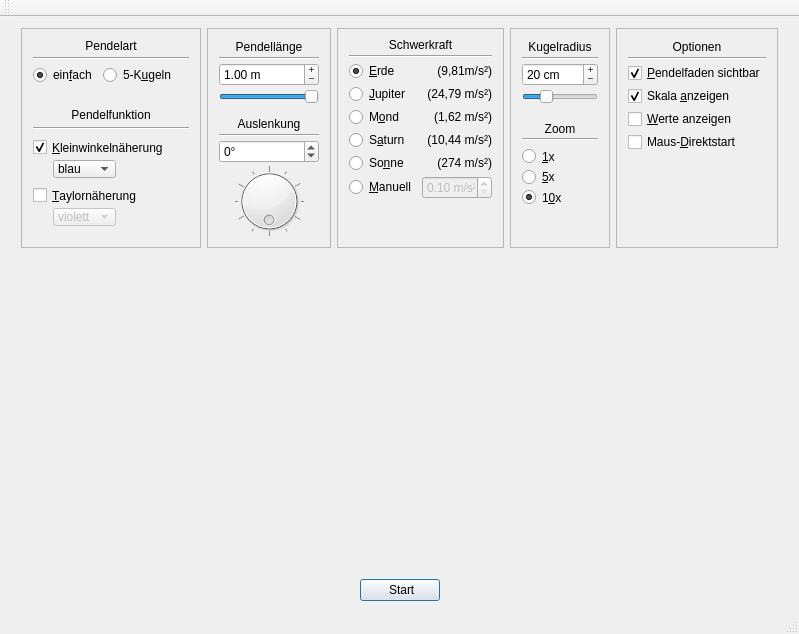
<?xml version="1.0" encoding="UTF-8"?>
<ui version="4.0">
 <class>MainWindow</class>
 <widget class="QMainWindow" name="MainWindow">
  <property name="geometry">
   <rect>
    <x>0</x>
    <y>0</y>
    <width>799</width>
    <height>634</height>
   </rect>
  </property>
  <property name="windowTitle">
   <string>Mathematisches Pendel</string>
  </property>
  <property name="autoFillBackground">
   <bool>true</bool>
  </property>
  <widget class="QWidget" name="centralWidget">
   <layout class="QVBoxLayout" name="verticalLayout_4">
    <item>
     <layout class="QHBoxLayout" name="layoutControls">
      <item>
       <spacer name="horizontalSpacer_3">
        <property name="orientation">
         <enum>Qt::Horizontal</enum>
        </property>
        <property name="sizeType">
         <enum>QSizePolicy::Expanding</enum>
        </property>
        <property name="sizeHint" stdset="0">
         <size>
          <width>40</width>
          <height>20</height>
         </size>
        </property>
       </spacer>
      </item>
      <item>
       <widget class="QFrame" name="framePendulumType">
        <property name="sizePolicy">
         <sizepolicy hsizetype="Preferred" vsizetype="Preferred">
          <horstretch>0</horstretch>
          <verstretch>0</verstretch>
         </sizepolicy>
        </property>
        <property name="minimumSize">
         <size>
          <width>180</width>
          <height>200</height>
         </size>
        </property>
        <property name="maximumSize">
         <size>
          <width>180</width>
          <height>220</height>
         </size>
        </property>
        <property name="frameShape">
         <enum>QFrame::StyledPanel</enum>
        </property>
        <property name="frameShadow">
         <enum>QFrame::Raised</enum>
        </property>
        <layout class="QVBoxLayout" name="verticalLayout_7">
         <item>
          <widget class="QLabel" name="labelPendulumType">
           <property name="minimumSize">
            <size>
             <width>0</width>
             <height>11</height>
            </size>
           </property>
           <property name="maximumSize">
            <size>
             <width>16777215</width>
             <height>13</height>
            </size>
           </property>
           <property name="text">
            <string>Pendelart</string>
           </property>
           <property name="alignment">
            <set>Qt::AlignCenter</set>
           </property>
          </widget>
         </item>
         <item>
          <widget class="Line" name="linePendulum">
           <property name="orientation">
            <enum>Qt::Horizontal</enum>
           </property>
          </widget>
         </item>
         <item>
          <widget class="QWidget" name="widgetPendulumType" native="true">
           <property name="sizePolicy">
            <sizepolicy hsizetype="Fixed" vsizetype="Fixed">
             <horstretch>0</horstretch>
             <verstretch>0</verstretch>
            </sizepolicy>
           </property>
           <layout class="QHBoxLayout" name="horizontalLayout_2">
            <property name="leftMargin">
             <number>0</number>
            </property>
            <property name="topMargin">
             <number>0</number>
            </property>
            <property name="rightMargin">
             <number>0</number>
            </property>
            <property name="bottomMargin">
             <number>0</number>
            </property>
            <item>
             <widget class="QRadioButton" name="radioSingleShpere">
              <property name="minimumSize">
               <size>
                <width>0</width>
                <height>15</height>
               </size>
              </property>
              <property name="text">
               <string>ein&amp;fach</string>
              </property>
              <property name="checked">
               <bool>true</bool>
              </property>
             </widget>
            </item>
            <item>
             <widget class="QRadioButton" name="radio5Shperes">
              <property name="minimumSize">
               <size>
                <width>0</width>
                <height>15</height>
               </size>
              </property>
              <property name="text">
               <string>5-K&amp;ugeln</string>
              </property>
             </widget>
            </item>
           </layout>
          </widget>
         </item>
         <item>
          <spacer name="verticalSpacer_3">
           <property name="orientation">
            <enum>Qt::Vertical</enum>
           </property>
           <property name="sizeType">
            <enum>QSizePolicy::Fixed</enum>
           </property>
           <property name="sizeHint" stdset="0">
            <size>
             <width>20</width>
             <height>18</height>
            </size>
           </property>
          </spacer>
         </item>
         <item>
          <widget class="QLabel" name="labelPendulumFunctions">
           <property name="maximumSize">
            <size>
             <width>16777215</width>
             <height>13</height>
            </size>
           </property>
           <property name="text">
            <string>Pendelfunktion</string>
           </property>
           <property name="alignment">
            <set>Qt::AlignCenter</set>
           </property>
          </widget>
         </item>
         <item>
          <widget class="Line" name="linePendulumfunction">
           <property name="orientation">
            <enum>Qt::Horizontal</enum>
           </property>
          </widget>
         </item>
         <item>
          <widget class="QCheckBox" name="checkBoxSmallAngleApprox">
           <property name="sizePolicy">
            <sizepolicy hsizetype="Minimum" vsizetype="Preferred">
             <horstretch>0</horstretch>
             <verstretch>0</verstretch>
            </sizepolicy>
           </property>
           <property name="minimumSize">
            <size>
             <width>0</width>
             <height>23</height>
            </size>
           </property>
           <property name="cursor">
            <cursorShape>ArrowCursor</cursorShape>
           </property>
           <property name="text">
            <string>&amp;Kleinwinkelnäherung</string>
           </property>
           <property name="checked">
            <bool>true</bool>
           </property>
          </widget>
         </item>
         <item>
          <widget class="QWidget" name="widgetSmallAngleApprox" native="true">
           <layout class="QHBoxLayout" name="horizontalLayout">
            <property name="leftMargin">
             <number>0</number>
            </property>
            <property name="topMargin">
             <number>0</number>
            </property>
            <property name="rightMargin">
             <number>0</number>
            </property>
            <property name="bottomMargin">
             <number>0</number>
            </property>
            <item>
             <spacer name="horizontalSpacer_7">
              <property name="orientation">
               <enum>Qt::Horizontal</enum>
              </property>
              <property name="sizeType">
               <enum>QSizePolicy::Fixed</enum>
              </property>
              <property name="sizeHint" stdset="0">
               <size>
                <width>20</width>
                <height>20</height>
               </size>
              </property>
             </spacer>
            </item>
            <item>
             <widget class="QComboBox" name="comboBoxPendulumColor">
              <property name="currentText">
               <string>blau</string>
              </property>
              <property name="currentIndex">
               <number>0</number>
              </property>
              <property name="maxVisibleItems">
               <number>4</number>
              </property>
              <property name="insertPolicy">
               <enum>QComboBox::NoInsert</enum>
              </property>
              <property name="frame">
               <bool>true</bool>
              </property>
              <item>
               <property name="text">
                <string>blau</string>
               </property>
              </item>
              <item>
               <property name="text">
                <string>violett</string>
               </property>
              </item>
              <item>
               <property name="text">
                <string>grün</string>
               </property>
              </item>
              <item>
               <property name="text">
                <string>rot</string>
               </property>
              </item>
             </widget>
            </item>
            <item>
             <spacer name="horizontalSpacer_5">
              <property name="orientation">
               <enum>Qt::Horizontal</enum>
              </property>
              <property name="sizeHint" stdset="0">
               <size>
                <width>59</width>
                <height>14</height>
               </size>
              </property>
             </spacer>
            </item>
           </layout>
          </widget>
         </item>
         <item>
          <widget class="QCheckBox" name="checkBoxTaylorApprox">
           <property name="sizePolicy">
            <sizepolicy hsizetype="Minimum" vsizetype="Preferred">
             <horstretch>0</horstretch>
             <verstretch>0</verstretch>
            </sizepolicy>
           </property>
           <property name="minimumSize">
            <size>
             <width>0</width>
             <height>23</height>
            </size>
           </property>
           <property name="maximumSize">
            <size>
             <width>147</width>
             <height>16777215</height>
            </size>
           </property>
           <property name="text">
            <string>&amp;Taylornäherung</string>
           </property>
          </widget>
         </item>
         <item>
          <widget class="QWidget" name="widgetTaylor" native="true">
           <layout class="QHBoxLayout" name="horizontalLayout_4">
            <property name="leftMargin">
             <number>0</number>
            </property>
            <property name="topMargin">
             <number>0</number>
            </property>
            <property name="rightMargin">
             <number>0</number>
            </property>
            <property name="bottomMargin">
             <number>0</number>
            </property>
            <item>
             <spacer name="horizontalSpacer_8">
              <property name="orientation">
               <enum>Qt::Horizontal</enum>
              </property>
              <property name="sizeType">
               <enum>QSizePolicy::Fixed</enum>
              </property>
              <property name="sizeHint" stdset="0">
               <size>
                <width>20</width>
                <height>20</height>
               </size>
              </property>
             </spacer>
            </item>
            <item>
             <widget class="QComboBox" name="comboBoxPendulumColor_Taylor">
              <property name="enabled">
               <bool>false</bool>
              </property>
              <property name="currentText">
               <string>violett</string>
              </property>
              <property name="currentIndex">
               <number>1</number>
              </property>
              <property name="maxVisibleItems">
               <number>4</number>
              </property>
              <property name="insertPolicy">
               <enum>QComboBox::NoInsert</enum>
              </property>
              <property name="frame">
               <bool>true</bool>
              </property>
              <item>
               <property name="text">
                <string>blau</string>
               </property>
              </item>
              <item>
               <property name="text">
                <string>violett</string>
               </property>
              </item>
              <item>
               <property name="text">
                <string>grün</string>
               </property>
              </item>
              <item>
               <property name="text">
                <string>rot</string>
               </property>
              </item>
             </widget>
            </item>
            <item>
             <spacer name="horizontalSpacer_6">
              <property name="orientation">
               <enum>Qt::Horizontal</enum>
              </property>
              <property name="sizeHint" stdset="0">
               <size>
                <width>59</width>
                <height>14</height>
               </size>
              </property>
             </spacer>
            </item>
           </layout>
          </widget>
         </item>
         <item>
          <spacer name="spacerPendulumfunction">
           <property name="orientation">
            <enum>Qt::Vertical</enum>
           </property>
           <property name="sizeType">
            <enum>QSizePolicy::Fixed</enum>
           </property>
           <property name="sizeHint" stdset="0">
            <size>
             <width>20</width>
             <height>10</height>
            </size>
           </property>
          </spacer>
         </item>
        </layout>
       </widget>
      </item>
      <item>
       <widget class="QFrame" name="framePendulumLength">
        <property name="sizePolicy">
         <sizepolicy hsizetype="Fixed" vsizetype="Fixed">
          <horstretch>0</horstretch>
          <verstretch>0</verstretch>
         </sizepolicy>
        </property>
        <property name="maximumSize">
         <size>
          <width>281</width>
          <height>220</height>
         </size>
        </property>
        <property name="frameShape">
         <enum>QFrame::StyledPanel</enum>
        </property>
        <property name="frameShadow">
         <enum>QFrame::Plain</enum>
        </property>
        <layout class="QVBoxLayout" name="verticalLayout">
         <property name="spacing">
          <number>3</number>
         </property>
         <item>
          <widget class="QLabel" name="labelPendulumLength">
           <property name="text">
            <string>Pendellänge</string>
           </property>
           <property name="alignment">
            <set>Qt::AlignCenter</set>
           </property>
          </widget>
         </item>
         <item>
          <widget class="Line" name="linePendulumLength">
           <property name="orientation">
            <enum>Qt::Horizontal</enum>
           </property>
          </widget>
         </item>
         <item>
          <widget class="QDoubleSpinBox" name="dSpinBoxPendulumLength">
           <property name="sizePolicy">
            <sizepolicy hsizetype="Preferred" vsizetype="Preferred">
             <horstretch>0</horstretch>
             <verstretch>0</verstretch>
            </sizepolicy>
           </property>
           <property name="buttonSymbols">
            <enum>QAbstractSpinBox::PlusMinus</enum>
           </property>
           <property name="prefix">
            <string/>
           </property>
           <property name="suffix">
            <string> m</string>
           </property>
           <property name="decimals">
            <number>2</number>
           </property>
           <property name="minimum">
            <double>0.100000000000000</double>
           </property>
           <property name="maximum">
            <double>2.000000000000000</double>
           </property>
           <property name="singleStep">
            <double>0.100000000000000</double>
           </property>
           <property name="value">
            <double>1.000000000000000</double>
           </property>
          </widget>
         </item>
         <item>
          <widget class="QSlider" name="sliderPendulumLength">
           <property name="sizePolicy">
            <sizepolicy hsizetype="Preferred" vsizetype="Preferred">
             <horstretch>0</horstretch>
             <verstretch>0</verstretch>
            </sizepolicy>
           </property>
           <property name="maximum">
            <number>100</number>
           </property>
           <property name="pageStep">
            <number>10</number>
           </property>
           <property name="value">
            <number>100</number>
           </property>
           <property name="orientation">
            <enum>Qt::Horizontal</enum>
           </property>
           <property name="invertedAppearance">
            <bool>false</bool>
           </property>
           <property name="tickPosition">
            <enum>QSlider::NoTicks</enum>
           </property>
          </widget>
         </item>
         <item>
          <spacer name="verticalSpacer_2">
           <property name="orientation">
            <enum>Qt::Vertical</enum>
           </property>
           <property name="sizeHint" stdset="0">
            <size>
             <width>20</width>
             <height>40</height>
            </size>
           </property>
          </spacer>
         </item>
         <item>
          <widget class="QLabel" name="labelAmplitude">
           <property name="text">
            <string>Auslenkung</string>
           </property>
           <property name="alignment">
            <set>Qt::AlignCenter</set>
           </property>
          </widget>
         </item>
         <item>
          <widget class="Line" name="lineAmplitude">
           <property name="orientation">
            <enum>Qt::Horizontal</enum>
           </property>
          </widget>
         </item>
         <item>
          <widget class="QSpinBox" name="spinBoxAmplitude">
           <property name="sizePolicy">
            <sizepolicy hsizetype="Preferred" vsizetype="Preferred">
             <horstretch>0</horstretch>
             <verstretch>0</verstretch>
            </sizepolicy>
           </property>
           <property name="suffix">
            <string>°</string>
           </property>
           <property name="prefix">
            <string/>
           </property>
           <property name="minimum">
            <number>-90</number>
           </property>
           <property name="maximum">
            <number>90</number>
           </property>
           <property name="singleStep">
            <number>5</number>
           </property>
          </widget>
         </item>
         <item>
          <widget class="QDial" name="dialAmplitude">
           <property name="minimum">
            <number>-90</number>
           </property>
           <property name="maximum">
            <number>90</number>
           </property>
           <property name="value">
            <number>0</number>
           </property>
           <property name="sliderPosition">
            <number>0</number>
           </property>
           <property name="orientation">
            <enum>Qt::Horizontal</enum>
           </property>
           <property name="invertedAppearance">
            <bool>true</bool>
           </property>
           <property name="invertedControls">
            <bool>false</bool>
           </property>
           <property name="wrapping">
            <bool>true</bool>
           </property>
           <property name="notchTarget">
            <double>15.000000000000000</double>
           </property>
           <property name="notchesVisible">
            <bool>true</bool>
           </property>
          </widget>
         </item>
         <item>
          <spacer name="spacerAmplitude">
           <property name="orientation">
            <enum>Qt::Vertical</enum>
           </property>
           <property name="sizeType">
            <enum>QSizePolicy::Expanding</enum>
           </property>
           <property name="sizeHint" stdset="0">
            <size>
             <width>90</width>
             <height>25</height>
            </size>
           </property>
          </spacer>
         </item>
        </layout>
       </widget>
      </item>
      <item>
       <widget class="QFrame" name="frameGravity">
        <property name="enabled">
         <bool>true</bool>
        </property>
        <property name="sizePolicy">
         <sizepolicy hsizetype="Fixed" vsizetype="Fixed">
          <horstretch>0</horstretch>
          <verstretch>0</verstretch>
         </sizepolicy>
        </property>
        <property name="maximumSize">
         <size>
          <width>183</width>
          <height>220</height>
         </size>
        </property>
        <property name="frameShape">
         <enum>QFrame::StyledPanel</enum>
        </property>
        <property name="lineWidth">
         <number>1</number>
        </property>
        <property name="midLineWidth">
         <number>0</number>
        </property>
        <layout class="QGridLayout" name="gridLayout">
         <property name="topMargin">
          <number>9</number>
         </property>
         <property name="verticalSpacing">
          <number>3</number>
         </property>
         <item row="5" column="0">
          <widget class="QRadioButton" name="radioSaturn">
           <property name="sizePolicy">
            <sizepolicy hsizetype="Preferred" vsizetype="Preferred">
             <horstretch>0</horstretch>
             <verstretch>0</verstretch>
            </sizepolicy>
           </property>
           <property name="text">
            <string>S&amp;aturn</string>
           </property>
          </widget>
         </item>
         <item row="2" column="0">
          <widget class="QRadioButton" name="radioEarth">
           <property name="sizePolicy">
            <sizepolicy hsizetype="Preferred" vsizetype="Preferred">
             <horstretch>0</horstretch>
             <verstretch>0</verstretch>
            </sizepolicy>
           </property>
           <property name="text">
            <string>&amp;Erde</string>
           </property>
           <property name="checked">
            <bool>true</bool>
           </property>
          </widget>
         </item>
         <item row="6" column="0">
          <widget class="QRadioButton" name="radioSun">
           <property name="sizePolicy">
            <sizepolicy hsizetype="Preferred" vsizetype="Preferred">
             <horstretch>0</horstretch>
             <verstretch>0</verstretch>
            </sizepolicy>
           </property>
           <property name="text">
            <string>So&amp;nne</string>
           </property>
          </widget>
         </item>
         <item row="3" column="1">
          <widget class="QLabel" name="labelJupiterGravity">
           <property name="text">
            <string>(24,79 m/s²)</string>
           </property>
           <property name="alignment">
            <set>Qt::AlignRight|Qt::AlignTrailing|Qt::AlignVCenter</set>
           </property>
          </widget>
         </item>
         <item row="4" column="0">
          <widget class="QRadioButton" name="radioMoon">
           <property name="sizePolicy">
            <sizepolicy hsizetype="Preferred" vsizetype="Preferred">
             <horstretch>0</horstretch>
             <verstretch>0</verstretch>
            </sizepolicy>
           </property>
           <property name="text">
            <string>M&amp;ond</string>
           </property>
          </widget>
         </item>
         <item row="0" column="0" colspan="2">
          <widget class="QLabel" name="labelGravity">
           <property name="text">
            <string>Schwerkraft</string>
           </property>
           <property name="alignment">
            <set>Qt::AlignCenter</set>
           </property>
          </widget>
         </item>
         <item row="2" column="1">
          <widget class="QLabel" name="labelEarthGravity">
           <property name="text">
            <string>(9,81m/s²)</string>
           </property>
           <property name="alignment">
            <set>Qt::AlignRight|Qt::AlignTrailing|Qt::AlignVCenter</set>
           </property>
          </widget>
         </item>
         <item row="5" column="1">
          <widget class="QLabel" name="labelSaturnGravity">
           <property name="text">
            <string>(10,44 m/s²)</string>
           </property>
           <property name="alignment">
            <set>Qt::AlignRight|Qt::AlignTrailing|Qt::AlignVCenter</set>
           </property>
          </widget>
         </item>
         <item row="6" column="1">
          <widget class="QLabel" name="labelSunGravity">
           <property name="text">
            <string>(274 m/s²)</string>
           </property>
           <property name="alignment">
            <set>Qt::AlignRight|Qt::AlignTrailing|Qt::AlignVCenter</set>
           </property>
          </widget>
         </item>
         <item row="3" column="0">
          <widget class="QRadioButton" name="radioJupiter">
           <property name="sizePolicy">
            <sizepolicy hsizetype="Preferred" vsizetype="Preferred">
             <horstretch>0</horstretch>
             <verstretch>0</verstretch>
            </sizepolicy>
           </property>
           <property name="minimumSize">
            <size>
             <width>60</width>
             <height>0</height>
            </size>
           </property>
           <property name="text">
            <string>&amp;Jupiter</string>
           </property>
          </widget>
         </item>
         <item row="4" column="1">
          <widget class="QLabel" name="labelMoonGravity">
           <property name="text">
            <string>(1,62 m/s²)</string>
           </property>
           <property name="alignment">
            <set>Qt::AlignRight|Qt::AlignTrailing|Qt::AlignVCenter</set>
           </property>
          </widget>
         </item>
         <item row="7" column="0">
          <widget class="QRadioButton" name="radioManually">
           <property name="minimumSize">
            <size>
             <width>65</width>
             <height>0</height>
            </size>
           </property>
           <property name="text">
            <string>&amp;Manuell</string>
           </property>
          </widget>
         </item>
         <item row="7" column="1">
          <widget class="QDoubleSpinBox" name="dSpinBoxGravity">
           <property name="enabled">
            <bool>false</bool>
           </property>
           <property name="sizePolicy">
            <sizepolicy hsizetype="Minimum" vsizetype="Preferred">
             <horstretch>0</horstretch>
             <verstretch>0</verstretch>
            </sizepolicy>
           </property>
           <property name="maximumSize">
            <size>
             <width>70</width>
             <height>16777215</height>
            </size>
           </property>
           <property name="alignment">
            <set>Qt::AlignRight|Qt::AlignTrailing|Qt::AlignVCenter</set>
           </property>
           <property name="prefix">
            <string/>
           </property>
           <property name="suffix">
            <string> m/s²</string>
           </property>
           <property name="minimum">
            <double>0.100000000000000</double>
           </property>
           <property name="maximum">
            <double>1000.000000000000000</double>
           </property>
          </widget>
         </item>
         <item row="1" column="0" colspan="2">
          <widget class="Line" name="lineGravity">
           <property name="orientation">
            <enum>Qt::Horizontal</enum>
           </property>
          </widget>
         </item>
         <item row="8" column="1">
          <spacer name="verticalSpacer">
           <property name="orientation">
            <enum>Qt::Vertical</enum>
           </property>
           <property name="sizeHint" stdset="0">
            <size>
             <width>20</width>
             <height>40</height>
            </size>
           </property>
          </spacer>
         </item>
        </layout>
       </widget>
      </item>
      <item>
       <widget class="QFrame" name="frameSphereRadius">
        <property name="sizePolicy">
         <sizepolicy hsizetype="Preferred" vsizetype="Preferred">
          <horstretch>0</horstretch>
          <verstretch>0</verstretch>
         </sizepolicy>
        </property>
        <property name="minimumSize">
         <size>
          <width>100</width>
          <height>0</height>
         </size>
        </property>
        <property name="maximumSize">
         <size>
          <width>100</width>
          <height>220</height>
         </size>
        </property>
        <property name="frameShape">
         <enum>QFrame::StyledPanel</enum>
        </property>
        <property name="frameShadow">
         <enum>QFrame::Raised</enum>
        </property>
        <layout class="QVBoxLayout" name="verticalLayout_3">
         <property name="spacing">
          <number>3</number>
         </property>
         <item>
          <widget class="QLabel" name="labelSphereRadius">
           <property name="text">
            <string>Kugelradius</string>
           </property>
           <property name="alignment">
            <set>Qt::AlignCenter</set>
           </property>
          </widget>
         </item>
         <item>
          <widget class="Line" name="lineSphereRadius">
           <property name="orientation">
            <enum>Qt::Horizontal</enum>
           </property>
          </widget>
         </item>
         <item>
          <widget class="QSpinBox" name="spinBoxSphereRadius">
           <property name="buttonSymbols">
            <enum>QAbstractSpinBox::PlusMinus</enum>
           </property>
           <property name="accelerated">
            <bool>true</bool>
           </property>
           <property name="suffix">
            <string> cm</string>
           </property>
           <property name="prefix">
            <string/>
           </property>
           <property name="minimum">
            <number>5</number>
           </property>
           <property name="maximum">
            <number>60</number>
           </property>
           <property name="singleStep">
            <number>1</number>
           </property>
           <property name="value">
            <number>20</number>
           </property>
          </widget>
         </item>
         <item>
          <widget class="QSlider" name="sliderSphereRadius">
           <property name="minimum">
            <number>5</number>
           </property>
           <property name="maximum">
            <number>60</number>
           </property>
           <property name="pageStep">
            <number>5</number>
           </property>
           <property name="value">
            <number>20</number>
           </property>
           <property name="orientation">
            <enum>Qt::Horizontal</enum>
           </property>
          </widget>
         </item>
         <item>
          <spacer name="spacerSphereRadius2">
           <property name="orientation">
            <enum>Qt::Vertical</enum>
           </property>
           <property name="sizeType">
            <enum>QSizePolicy::Fixed</enum>
           </property>
           <property name="sizeHint" stdset="0">
            <size>
             <width>20</width>
             <height>15</height>
            </size>
           </property>
          </spacer>
         </item>
         <item>
          <widget class="QLabel" name="labelZoom">
           <property name="maximumSize">
            <size>
             <width>16777215</width>
             <height>13</height>
            </size>
           </property>
           <property name="text">
            <string>Zoom</string>
           </property>
           <property name="alignment">
            <set>Qt::AlignCenter</set>
           </property>
          </widget>
         </item>
         <item>
          <widget class="Line" name="lineZoom">
           <property name="orientation">
            <enum>Qt::Horizontal</enum>
           </property>
          </widget>
         </item>
         <item>
          <spacer name="verticalSpacer_6">
           <property name="orientation">
            <enum>Qt::Vertical</enum>
           </property>
           <property name="sizeType">
            <enum>QSizePolicy::Fixed</enum>
           </property>
           <property name="sizeHint" stdset="0">
            <size>
             <width>20</width>
             <height>5</height>
            </size>
           </property>
          </spacer>
         </item>
         <item>
          <widget class="QRadioButton" name="radioZoom1">
           <property name="sizePolicy">
            <sizepolicy hsizetype="Preferred" vsizetype="Preferred">
             <horstretch>0</horstretch>
             <verstretch>0</verstretch>
            </sizepolicy>
           </property>
           <property name="maximumSize">
            <size>
             <width>16777215</width>
             <height>15</height>
            </size>
           </property>
           <property name="text">
            <string>&amp;1x</string>
           </property>
          </widget>
         </item>
         <item>
          <widget class="QRadioButton" name="radioZoom5">
           <property name="sizePolicy">
            <sizepolicy hsizetype="Preferred" vsizetype="Preferred">
             <horstretch>0</horstretch>
             <verstretch>0</verstretch>
            </sizepolicy>
           </property>
           <property name="text">
            <string>&amp;5x</string>
           </property>
          </widget>
         </item>
         <item>
          <widget class="QRadioButton" name="radioZoom10">
           <property name="sizePolicy">
            <sizepolicy hsizetype="Preferred" vsizetype="Preferred">
             <horstretch>0</horstretch>
             <verstretch>0</verstretch>
            </sizepolicy>
           </property>
           <property name="maximumSize">
            <size>
             <width>16777215</width>
             <height>15</height>
            </size>
           </property>
           <property name="text">
            <string>1&amp;0x</string>
           </property>
           <property name="checked">
            <bool>true</bool>
           </property>
          </widget>
         </item>
         <item>
          <spacer name="verticalSpacer_4">
           <property name="orientation">
            <enum>Qt::Vertical</enum>
           </property>
           <property name="sizeHint" stdset="0">
            <size>
             <width>20</width>
             <height>40</height>
            </size>
           </property>
          </spacer>
         </item>
        </layout>
       </widget>
      </item>
      <item>
       <widget class="QFrame" name="frameOptions">
        <property name="sizePolicy">
         <sizepolicy hsizetype="Preferred" vsizetype="Preferred">
          <horstretch>0</horstretch>
          <verstretch>0</verstretch>
         </sizepolicy>
        </property>
        <property name="maximumSize">
         <size>
          <width>170</width>
          <height>220</height>
         </size>
        </property>
        <property name="frameShape">
         <enum>QFrame::StyledPanel</enum>
        </property>
        <layout class="QVBoxLayout" name="verticalLayout_2">
         <property name="spacing">
          <number>3</number>
         </property>
         <item>
          <widget class="QLabel" name="labelOptions">
           <property name="text">
            <string>Optionen</string>
           </property>
           <property name="alignment">
            <set>Qt::AlignCenter</set>
           </property>
          </widget>
         </item>
         <item>
          <widget class="Line" name="lineOptions">
           <property name="orientation">
            <enum>Qt::Horizontal</enum>
           </property>
          </widget>
         </item>
         <item>
          <widget class="QCheckBox" name="checkBoxWireVisible">
           <property name="text">
            <string>&amp;Pendelfaden sichtbar</string>
           </property>
           <property name="checked">
            <bool>true</bool>
           </property>
          </widget>
         </item>
         <item>
          <widget class="QCheckBox" name="checkBoxShowScale">
           <property name="text">
            <string>Skala &amp;anzeigen</string>
           </property>
           <property name="checked">
            <bool>true</bool>
           </property>
          </widget>
         </item>
         <item>
          <widget class="QCheckBox" name="checkBoxShowValues">
           <property name="text">
            <string>&amp;Werte anzeigen</string>
           </property>
          </widget>
         </item>
         <item>
          <widget class="QCheckBox" name="checkBoxInstantStart">
           <property name="text">
            <string>Maus-&amp;Direktstart</string>
           </property>
          </widget>
         </item>
         <item>
          <spacer name="verticalSpacer_5">
           <property name="orientation">
            <enum>Qt::Vertical</enum>
           </property>
           <property name="sizeHint" stdset="0">
            <size>
             <width>20</width>
             <height>40</height>
            </size>
           </property>
          </spacer>
         </item>
        </layout>
       </widget>
      </item>
      <item>
       <spacer name="horizontalSpacer_4">
        <property name="orientation">
         <enum>Qt::Horizontal</enum>
        </property>
        <property name="sizeType">
         <enum>QSizePolicy::Expanding</enum>
        </property>
        <property name="sizeHint" stdset="0">
         <size>
          <width>40</width>
          <height>20</height>
         </size>
        </property>
       </spacer>
      </item>
     </layout>
    </item>
    <item>
     <widget class="QWidget" name="pendulumArea" native="true">
      <property name="enabled">
       <bool>true</bool>
      </property>
      <property name="sizePolicy">
       <sizepolicy hsizetype="Expanding" vsizetype="Expanding">
        <horstretch>0</horstretch>
        <verstretch>0</verstretch>
       </sizepolicy>
      </property>
      <property name="minimumSize">
       <size>
        <width>400</width>
        <height>210</height>
       </size>
      </property>
      <property name="cursor">
       <cursorShape>CrossCursor</cursorShape>
      </property>
     </widget>
    </item>
    <item>
     <layout class="QHBoxLayout" name="horizontalLayout_3">
      <item>
       <spacer name="horizontalSpacer">
        <property name="orientation">
         <enum>Qt::Horizontal</enum>
        </property>
        <property name="sizeHint" stdset="0">
         <size>
          <width>40</width>
          <height>20</height>
         </size>
        </property>
       </spacer>
      </item>
      <item>
       <widget class="QPushButton" name="startButton">
        <property name="text">
         <string> Start</string>
        </property>
        <property name="icon">
         <iconset resource="images.qrc">
          <normaloff>:/images/play40.svg</normaloff>:/images/play40.svg</iconset>
        </property>
        <property name="checkable">
         <bool>true</bool>
        </property>
        <property name="autoDefault">
         <bool>false</bool>
        </property>
        <property name="default">
         <bool>true</bool>
        </property>
       </widget>
      </item>
      <item>
       <spacer name="horizontalSpacer_2">
        <property name="orientation">
         <enum>Qt::Horizontal</enum>
        </property>
        <property name="sizeHint" stdset="0">
         <size>
          <width>40</width>
          <height>20</height>
         </size>
        </property>
       </spacer>
      </item>
     </layout>
    </item>
   </layout>
  </widget>
  <widget class="QMenuBar" name="menuBar">
   <property name="geometry">
    <rect>
     <x>0</x>
     <y>0</y>
     <width>799</width>
     <height>19</height>
    </rect>
   </property>
  </widget>
  <widget class="QToolBar" name="mainToolBar">
   <attribute name="toolBarArea">
    <enum>TopToolBarArea</enum>
   </attribute>
   <attribute name="toolBarBreak">
    <bool>false</bool>
   </attribute>
  </widget>
  <widget class="QStatusBar" name="statusBar"/>
 </widget>
 <layoutdefault spacing="6" margin="11"/>
 <tabstops>
  <tabstop>radioSingleShpere</tabstop>
  <tabstop>radio5Shperes</tabstop>
  <tabstop>checkBoxSmallAngleApprox</tabstop>
  <tabstop>comboBoxPendulumColor</tabstop>
  <tabstop>checkBoxTaylorApprox</tabstop>
  <tabstop>comboBoxPendulumColor_Taylor</tabstop>
  <tabstop>dSpinBoxPendulumLength</tabstop>
  <tabstop>sliderPendulumLength</tabstop>
  <tabstop>spinBoxAmplitude</tabstop>
  <tabstop>dialAmplitude</tabstop>
  <tabstop>radioEarth</tabstop>
  <tabstop>radioJupiter</tabstop>
  <tabstop>radioMoon</tabstop>
  <tabstop>radioSaturn</tabstop>
  <tabstop>radioSun</tabstop>
  <tabstop>radioManually</tabstop>
  <tabstop>dSpinBoxGravity</tabstop>
  <tabstop>spinBoxSphereRadius</tabstop>
  <tabstop>sliderSphereRadius</tabstop>
  <tabstop>radioZoom1</tabstop>
  <tabstop>radioZoom5</tabstop>
  <tabstop>radioZoom10</tabstop>
  <tabstop>checkBoxWireVisible</tabstop>
  <tabstop>checkBoxShowScale</tabstop>
  <tabstop>checkBoxShowValues</tabstop>
  <tabstop>checkBoxInstantStart</tabstop>
  <tabstop>startButton</tabstop>
 </tabstops>
 <resources>
  <include location="images.qrc"/>
 </resources>
 <connections/>
</ui>
